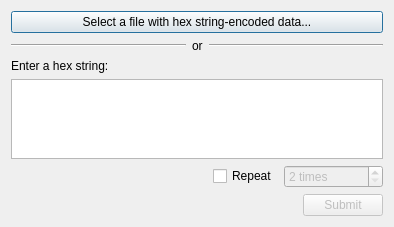
<?xml version="1.0" encoding="UTF-8"?>
<ui version="4.0">
 <class>HexStringImporter</class>
 <widget class="QDialog" name="HexStringImporter">
  <property name="geometry">
   <rect>
    <x>0</x>
    <y>0</y>
    <width>394</width>
    <height>227</height>
   </rect>
  </property>
  <property name="windowTitle">
   <string>Dialog</string>
  </property>
  <layout class="QVBoxLayout" name="verticalLayout">
   <item>
    <widget class="QPushButton" name="pb_selectFile">
     <property name="text">
      <string>Select a file with hex string-encoded data...</string>
     </property>
    </widget>
   </item>
   <item>
    <layout class="QHBoxLayout" name="horizontalLayout">
     <item>
      <widget class="Line" name="line">
       <property name="orientation">
        <enum>Qt::Horizontal</enum>
       </property>
      </widget>
     </item>
     <item>
      <widget class="QLabel" name="label_2">
       <property name="sizePolicy">
        <sizepolicy hsizetype="Fixed" vsizetype="Preferred">
         <horstretch>0</horstretch>
         <verstretch>0</verstretch>
        </sizepolicy>
       </property>
       <property name="text">
        <string>or</string>
       </property>
      </widget>
     </item>
     <item>
      <widget class="Line" name="line_2">
       <property name="orientation">
        <enum>Qt::Horizontal</enum>
       </property>
      </widget>
     </item>
    </layout>
   </item>
   <item>
    <widget class="QLabel" name="label_3">
     <property name="text">
      <string>Enter a hex string:</string>
     </property>
     <property name="buddy">
      <cstring>te_hexString</cstring>
     </property>
    </widget>
   </item>
   <item>
    <widget class="QPlainTextEdit" name="te_hexString"/>
   </item>
   <item>
    <layout class="QHBoxLayout" name="horizontalLayout_3">
     <item>
      <spacer name="horizontalSpacer_2">
       <property name="orientation">
        <enum>Qt::Horizontal</enum>
       </property>
       <property name="sizeHint" stdset="0">
        <size>
         <width>40</width>
         <height>20</height>
        </size>
       </property>
      </spacer>
     </item>
     <item>
      <widget class="QCheckBox" name="cb_repeat">
       <property name="layoutDirection">
        <enum>Qt::LeftToRight</enum>
       </property>
       <property name="text">
        <string>Repeat</string>
       </property>
      </widget>
     </item>
     <item>
      <widget class="QSpinBox" name="sb_repeats">
       <property name="enabled">
        <bool>false</bool>
       </property>
       <property name="suffix">
        <string> times</string>
       </property>
       <property name="minimum">
        <number>2</number>
       </property>
       <property name="maximum">
        <number>10000000</number>
       </property>
      </widget>
     </item>
    </layout>
   </item>
   <item>
    <layout class="QHBoxLayout" name="horizontalLayout_2">
     <item>
      <spacer name="horizontalSpacer">
       <property name="orientation">
        <enum>Qt::Horizontal</enum>
       </property>
       <property name="sizeHint" stdset="0">
        <size>
         <width>40</width>
         <height>20</height>
        </size>
       </property>
      </spacer>
     </item>
     <item>
      <widget class="QPushButton" name="pb_submitInput">
       <property name="enabled">
        <bool>false</bool>
       </property>
       <property name="text">
        <string>Submit</string>
       </property>
      </widget>
     </item>
    </layout>
   </item>
  </layout>
 </widget>
 <tabstops>
  <tabstop>pb_selectFile</tabstop>
  <tabstop>te_hexString</tabstop>
  <tabstop>pb_submitInput</tabstop>
 </tabstops>
 <resources/>
 <connections/>
</ui>
